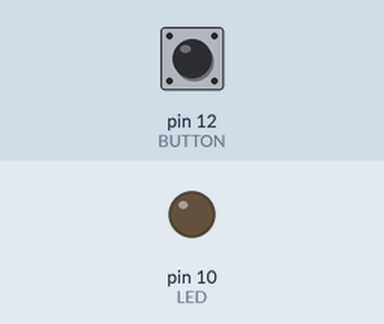
Bench run of a sketch on a simulated Arduino Uno, built with avr-gcc and run on an emulated ATmega328P. Shown: output pins drawn as LEDs (lit = HIGH). The inputs (shaded band) are chosen by the test bench; at power-on: pin 12 (BUTTON) LOW.

Above: at 1.2 s.
1.3 s: pin 12 (BUTTON) pulled HIGH for 0.15 s
At 1.37 s:
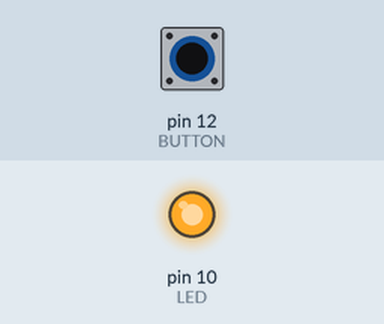
2.9 s: pin 12 (BUTTON) pulled HIGH for 3.2 s
At 6.9 s:
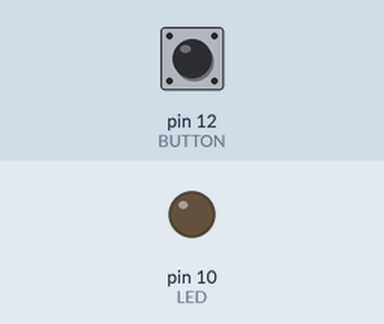
Timing chart, 0 to 8.4 s (numbered marks = the images above; inputs shaded):
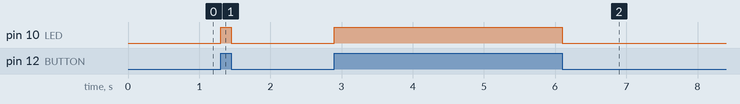

The sketch:

lab1_program05_button.ino
```cpp
//----------------------------------------------------------------
//  Module name:
//      lab1_program05_blink.ino
//  Languange:
//      Wiring/Arduino
//  Description:
//      The program allows one to use a button attaching to digital
//		pin 12 to control a LED at digital pin 10.
//  Author:
//      Mingxiao An, Man Sun, Muhan Li
//  Rev.0 26 June 2017
//  Rev.1 8 July 2017
//----------------------------------------------------------------

#define LED 10                  // pin 10 is the pin attaching the LED
#define BUTTON 12               // pin 12 is the pin attaching the button

// the setup routine runs once when you press reset:
void setup() {
    pinMode(LED, OUTPUT);       // initialize the digital pin as an output
    pinMode(BUTTON, INPUT);     // initialize the digital pin as an input
}

// the loop routine runs over and over again forever:
void loop() {
    if (digitalRead(BUTTON)) {      // on button pressed
        digitalWrite(LED, HIGH);    // turn the LED on
    } else {                        // on button released
        digitalWrite(LED, LOW);     // turn the LED off
    }
}
```

Measured:
- after the input at 1.3 s, pin 10 (LED): LOW → HIGH at once, → LOW 0.15 s later
- after the input at 2.9 s, pin 10 (LED): LOW → HIGH at once, → LOW 3.2 s later
